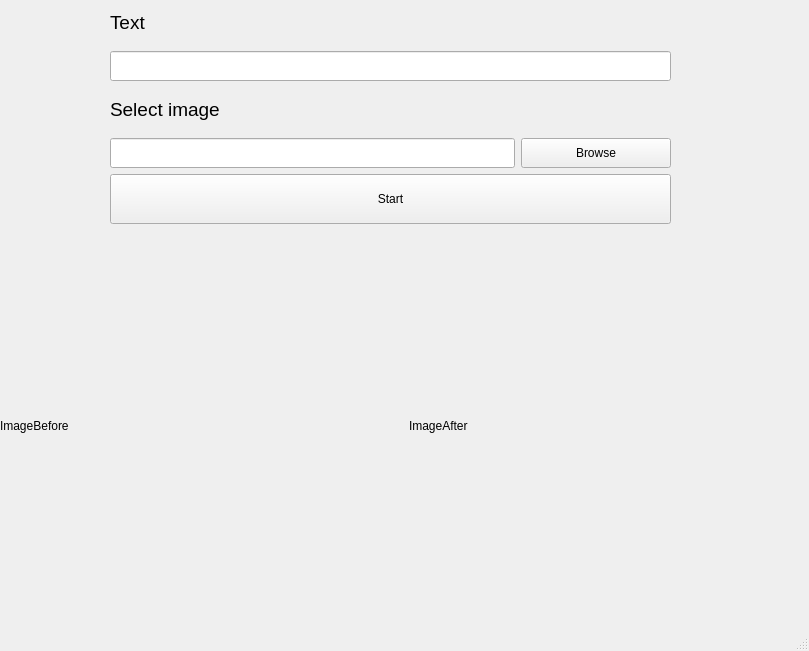
<?xml version="1.0" encoding="UTF-8"?>
<ui version="4.0">
 <class>MainWindow</class>
 <widget class="QMainWindow" name="MainWindow">
  <property name="geometry">
   <rect>
    <x>0</x>
    <y>0</y>
    <width>809</width>
    <height>651</height>
   </rect>
  </property>
  <property name="windowTitle">
   <string>MainWindow</string>
  </property>
  <widget class="QWidget" name="centralwidget">
   <widget class="QWidget" name="verticalLayoutWidget">
    <property name="geometry">
     <rect>
      <x>110</x>
      <y>0</y>
      <width>561</width>
      <height>224</height>
     </rect>
    </property>
    <layout class="QVBoxLayout" name="verticalLayout">
     <item>
      <widget class="QLabel" name="label">
       <property name="font">
        <font>
         <pointsize>14</pointsize>
        </font>
       </property>
       <property name="text">
        <string>Text</string>
       </property>
      </widget>
     </item>
     <item>
      <widget class="QLineEdit" name="textEdit">
       <property name="minimumSize">
        <size>
         <width>0</width>
         <height>30</height>
        </size>
       </property>
       <property name="font">
        <font>
         <pointsize>12</pointsize>
        </font>
       </property>
      </widget>
     </item>
     <item>
      <widget class="QLabel" name="label_2">
       <property name="font">
        <font>
         <pointsize>14</pointsize>
        </font>
       </property>
       <property name="text">
        <string>Select image</string>
       </property>
      </widget>
     </item>
     <item>
      <layout class="QHBoxLayout" name="horizontalLayout">
       <item>
        <widget class="QLineEdit" name="lineEdit">
         <property name="minimumSize">
          <size>
           <width>0</width>
           <height>30</height>
          </size>
         </property>
         <property name="font">
          <font>
           <pointsize>12</pointsize>
          </font>
         </property>
        </widget>
       </item>
       <item>
        <widget class="QPushButton" name="browseButton">
         <property name="minimumSize">
          <size>
           <width>150</width>
           <height>30</height>
          </size>
         </property>
         <property name="text">
          <string>Browse</string>
         </property>
        </widget>
       </item>
      </layout>
     </item>
     <item>
      <widget class="QPushButton" name="startButton">
       <property name="minimumSize">
        <size>
         <width>0</width>
         <height>50</height>
        </size>
       </property>
       <property name="text">
        <string>Start</string>
       </property>
      </widget>
     </item>
    </layout>
   </widget>
   <widget class="QWidget" name="horizontalLayoutWidget_2">
    <property name="geometry">
     <rect>
      <x>0</x>
      <y>220</y>
      <width>811</width>
      <height>411</height>
     </rect>
    </property>
    <layout class="QHBoxLayout" name="horizontalLayout_2">
     <item>
      <widget class="QLabel" name="imageBefore">
       <property name="text">
        <string>ImageBefore</string>
       </property>
      </widget>
     </item>
     <item>
      <widget class="QLabel" name="imageAfter">
       <property name="text">
        <string>ImageAfter</string>
       </property>
      </widget>
     </item>
    </layout>
   </widget>
  </widget>
  <widget class="QMenuBar" name="menubar">
   <property name="geometry">
    <rect>
     <x>0</x>
     <y>0</y>
     <width>809</width>
     <height>21</height>
    </rect>
   </property>
  </widget>
  <widget class="QStatusBar" name="statusbar"/>
 </widget>
 <resources/>
 <connections/>
</ui>
